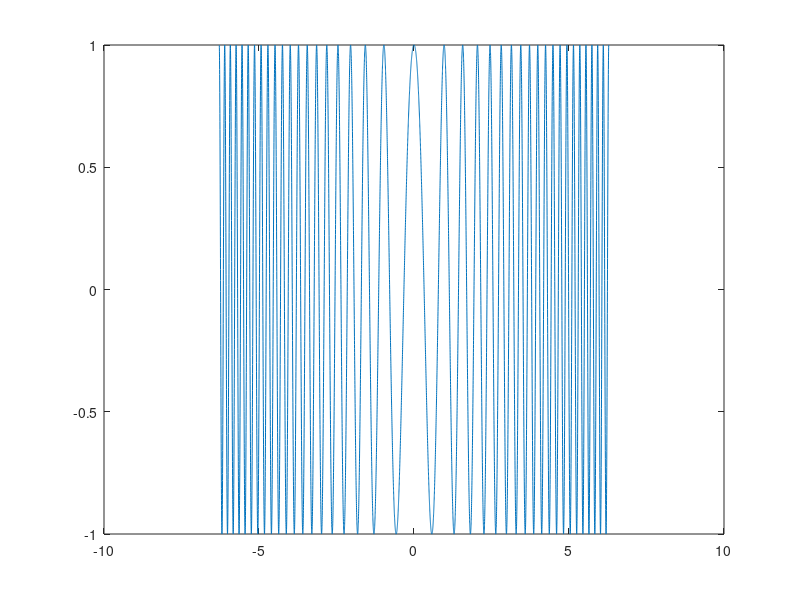
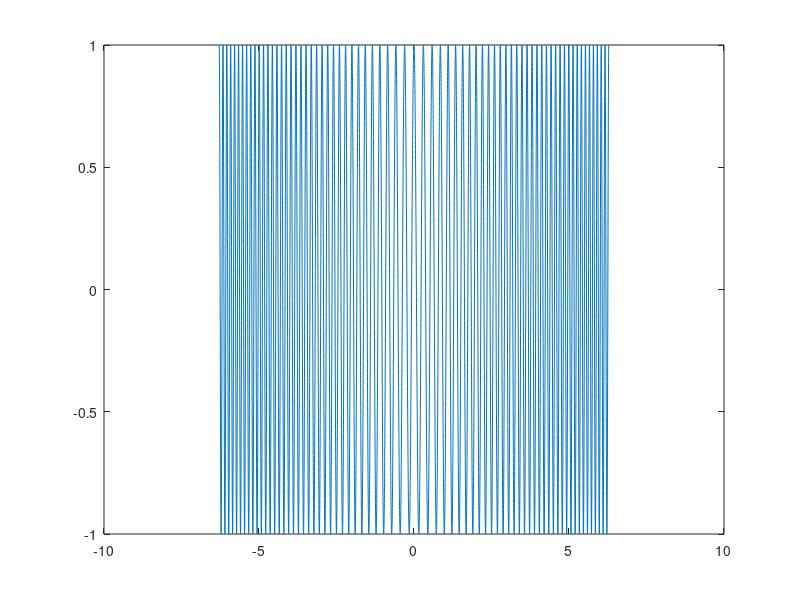
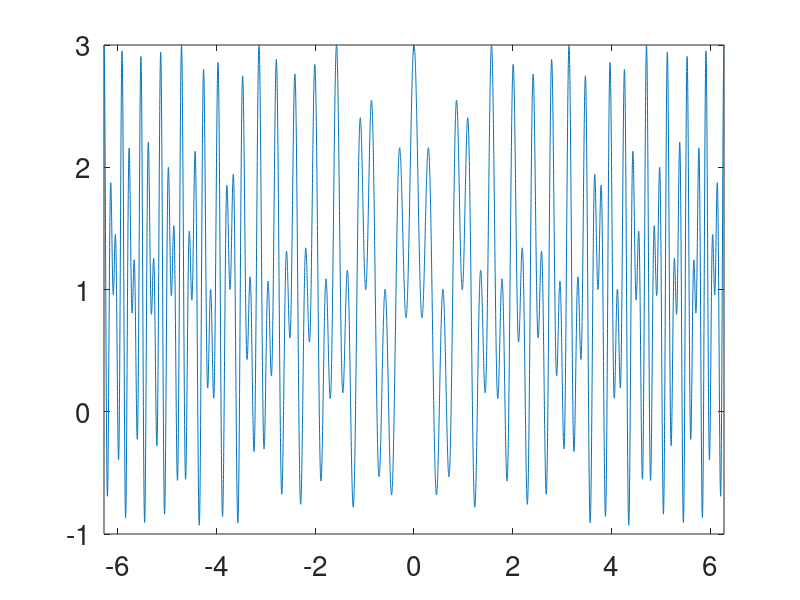

The MATLAB script that drew these images, in order: (Note: this script raises an error after producing the figures.)
%  Ref. Example 3 page 17 
%  A. Cicone, J. Liu, H. Zhou. 'Adaptive Local Iterative Filtering for 
%  Signal Decomposition and Instantaneous Frequency analysis'. Applied and 
%  Computational Harmonic Analysis, Volume 41, Issue 2, September 2016, 
%  Pages 384-411. doi:10.1016/j.acha.2016.03.001
%  ArXiv http://arxiv.org/abs/1411.6051


T=2*pi; % Period
N=5000; % Number of sample points
D=32;   % Delta in the frequencies
dt=T/N;
t=0:dt:T;

x=cos(-1/2*D/T*t.^2-4*t);


x1=[fliplr(x(2:end-1)) x ];
  
tt=[-fliplr(t(2:end-1)) t];  
figure; plot(tt,[x1])

y=cos(-1/2*D/T*t.^2-20*t);

ty1=0:dt:2*T-dt;
y1=[fliplr(y(2:end-1)) y ];
 
figure; plot(tt,[y1])

f=x1+y1+1;

figure; 
plot(tt,f)
set(gca,'fontsize', 20);
axis([-T T -1 3])


%% ALIF decomposition

opt = Settings_ALIF('ALIF.NIMFs',1,'plots',1,'saveplots',0,'ALIF.xi',2,'ALIF.delta',4*10^-6);

[IMF,mask_lengths]=ALIFv5_3(f,opt);

plot_imf_v8(IMF-[y1;x1+1],tt)

plot_imf_v7(IMF,[y1;x1+1],tt,'IMFs','Ground truth');


